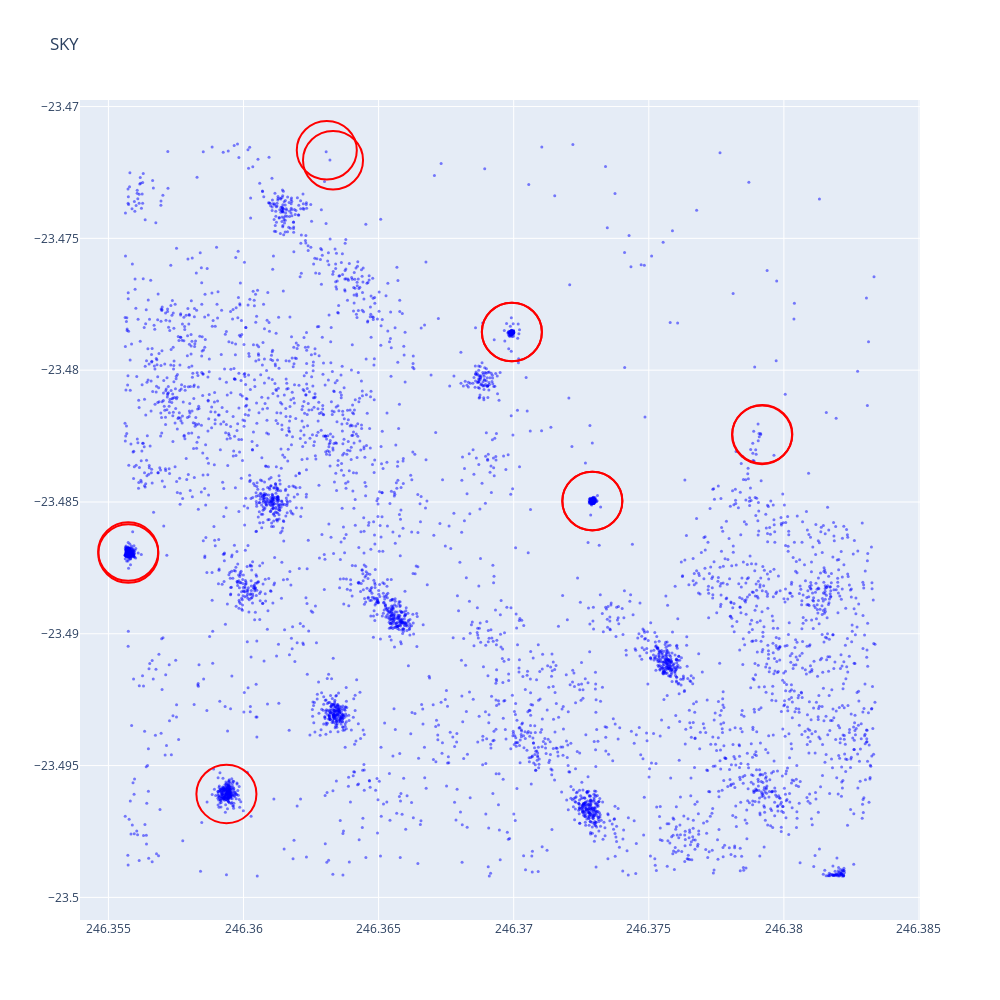
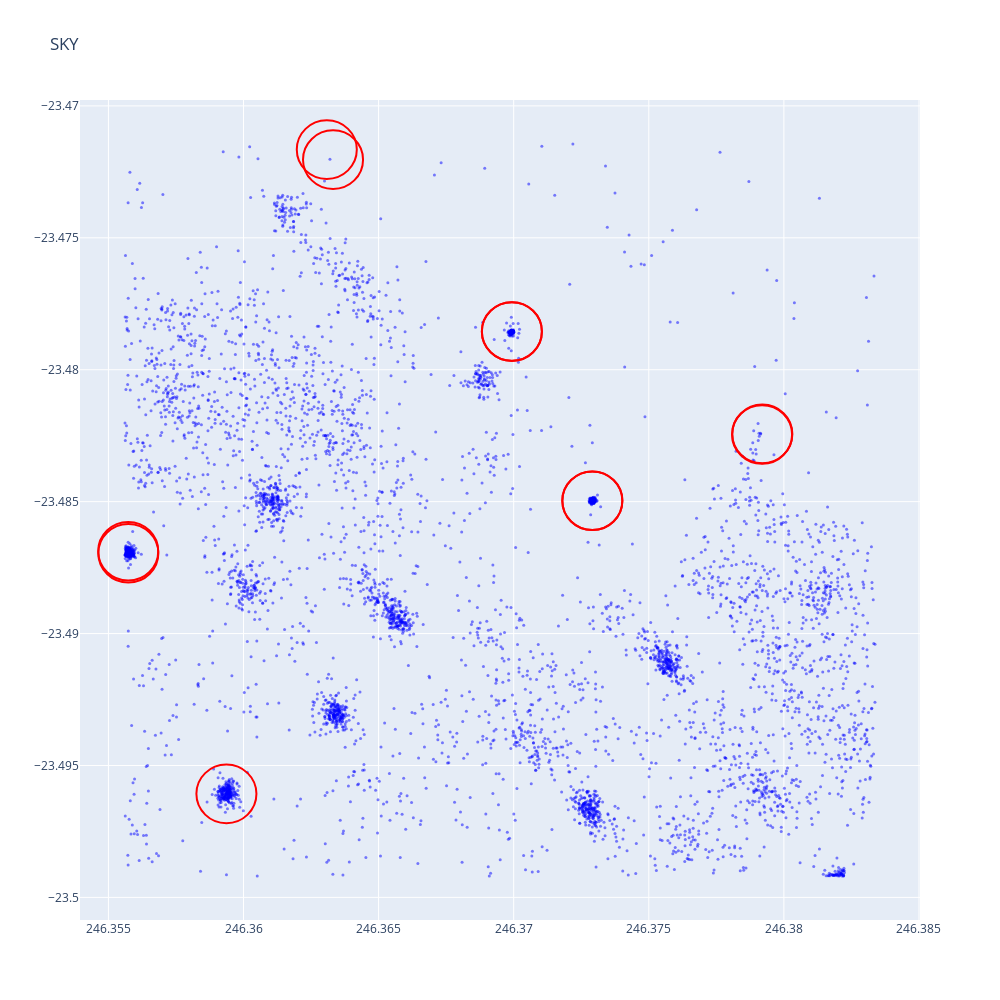
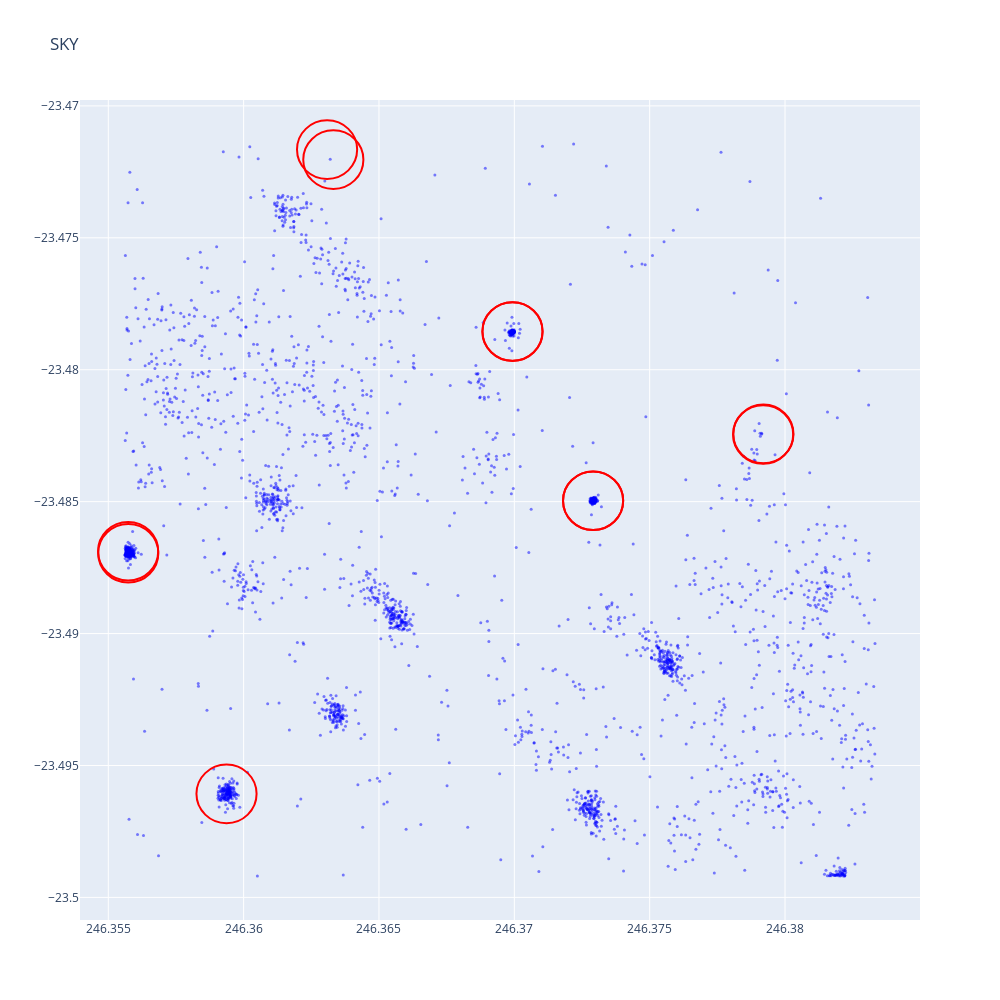

Notebook source saved alongside these figures, in order:
### Code cell
# FILTERS #
filtered_tbl = tbl.copy()
filtered_tbl = filtered_tbl[np.isnan(filtered_tbl["w1sigmpro"]) == False]
print("Initial pts: ", len(filtered_tbl))
xm_1 = xmatch_count(filtered_tbl, truth)
l1 = len(filtered_tbl)
print("Initial xmatch: ", xm_1)
plot(filtered_tbl)


# South Atlantic Anomaly and Chi-Squared - Deals with cosmic rays
# chi_quantile_regular = tbl["w1rchi2"].quantile(0.95) # Expected proportion of non-cosmic ray sources outside of the SAA
# chi_quantile_saa = tbl["w1rchi2"].quantile(0.8) # Expected proportion of non-cosmic ray sources inside the SAA
# # print(f"Chi-Squared Quantile (Regular): {chi_quantile_regular}")
# # print(f"Chi-Squared Quantile (SAA): {chi_quantile_saa}")

# chi_quantile = [chi_quantile_saa if saasep < 5.0 else chi_quantile_regular for saasep in filtered_tbl["saa_sep"]]
# filtered_tbl = filtered_tbl[filtered_tbl["w1rchi2"] < 8]
# print(f"Chi2 Filter: {l1} -> {len(filtered_tbl)} = {(len(filtered_tbl) - l1) / l1 * 100:.2f}%")
# print(f"{(xmatch_count(filtered_tbl, truth) - xm_1) / xm_1 * 100:.2f}% lost (xmatch)")
# plot(filtered_tbl)

# Real Detection

# Artifacts
criterion = np.array([flags[0].lower() != 'd' and flags[0] != 'P' and flags[0] != 'O' for flags in filtered_tbl["cc_flags"]])
filtered_tbl = filtered_tbl[criterion]
# filtered_tbl = filtered_tbl[filtered_tbl["cc_flags"] == "0000"]
print(f"Artifact Filter: {l1} -> {len(filtered_tbl)} = {(len(filtered_tbl) - l1) / l1 * 100:.2f}%")
print(f"{(xmatch_count(filtered_tbl, truth) - xm_1) / xm_1 * 100:.2f}% lost (xmatch)")
plot(filtered_tbl)

# SNR
filtered_tbl = filtered_tbl[filtered_tbl["w1snr"] > 4]
print(f"SNR Filter: {l1} -> {len(filtered_tbl)} = {(len(filtered_tbl) - l1) / l1 * 100:.2f}%")
print(f"{(xmatch_count(filtered_tbl, truth) - xm_1) / xm_1 * 100:.2f}% lost (xmatch)")
plot(filtered_tbl)

print("Final length: ", len(filtered_tbl))
print("Final xmatch: ", xmatch_count(filtered_tbl, truth))

### Figure 1 — Plotly figure (JSON) as saved in the notebook; plotly's stock layout.template omitted (floating-point values rounded to 4 significant figures; data arrays with more than 128 entries replaced by an {"elided": "..."} marker saying what was removed)
{"data": [{"marker": {"color": "blue", "opacity": 0.5, "size": 3}, "mode": "markers", "type": "scatter", "x": {"elided": "5266 float values"}, "y": {"elided": "5266 float values"}}], "layout": {"height": 1000, "shapes": [{"line": {"color": "red"}, "type": "circle", "x0": 246.4, "x1": 246.4, "y0": -23.47, "y1": -23.47}, {"line": {"color": "red"}, "type": "circle", "x0": 246.4, "x1": 246.4, "y0": -23.5, "y1": -23.49}, {"line": {"color": "red"}, "type": "circle", "x0": 246.4, "x1": 246.4, "y0": -23.49, "y1": -23.49}, {"line": {"color": "red"}, "type": "circle", "x0": 246.4, "x1": 246.4, "y0": -23.49, "y1": -23.48}, {"line": {"color": "red"}, "type": "circle", "x0": 246.4, "x1": 246.4, "y0": -23.48, "y1": -23.48}, {"line": {"color": "red"}, "type": "circle", "x0": 246.4, "x1": 246.4, "y0": -23.48, "y1": -23.48}, {"line": {"color": "red"}, "type": "circle", "x0": 246.4, "x1": 246.4, "y0": -23.47, "y1": -23.47}, {"line": {"color": "red"}, "type": "circle", "x0": 246.4, "x1": 246.4, "y0": -23.49, "y1": -23.49}, {"line": {"color": "red"}, "type": "circle", "x0": 246.4, "x1": 246.4, "y0": -23.49, "y1": -23.48}, {"line": {"color": "red"}, "type": "circle", "x0": 246.4, "x1": 246.4, "y0": -23.48, "y1": -23.48}, {"line": {"color": "red"}, "type": "circle", "x0": 246.4, "x1": 246.4, "y0": -23.48, "y1": -23.48}], "title": {"text": "SKY"}, "width": 1000}}

### Figure 2 — Plotly figure (JSON) as saved in the notebook; plotly's stock layout.template omitted (floating-point values rounded to 4 significant figures; data arrays with more than 128 entries replaced by an {"elided": "..."} marker saying what was removed)
{"data": [{"marker": {"color": "blue", "opacity": 0.5, "size": 3}, "mode": "markers", "type": "scatter", "x": {"elided": "5175 float values"}, "y": {"elided": "5175 float values"}}], "layout": {"height": 1000, "shapes": [{"line": {"color": "red"}, "type": "circle", "x0": 246.4, "x1": 246.4, "y0": -23.47, "y1": -23.47}, {"line": {"color": "red"}, "type": "circle", "x0": 246.4, "x1": 246.4, "y0": -23.5, "y1": -23.49}, {"line": {"color": "red"}, "type": "circle", "x0": 246.4, "x1": 246.4, "y0": -23.49, "y1": -23.49}, {"line": {"color": "red"}, "type": "circle", "x0": 246.4, "x1": 246.4, "y0": -23.49, "y1": -23.48}, {"line": {"color": "red"}, "type": "circle", "x0": 246.4, "x1": 246.4, "y0": -23.48, "y1": -23.48}, {"line": {"color": "red"}, "type": "circle", "x0": 246.4, "x1": 246.4, "y0": -23.48, "y1": -23.48}, {"line": {"color": "red"}, "type": "circle", "x0": 246.4, "x1": 246.4, "y0": -23.47, "y1": -23.47}, {"line": {"color": "red"}, "type": "circle", "x0": 246.4, "x1": 246.4, "y0": -23.49, "y1": -23.49}, {"line": {"color": "red"}, "type": "circle", "x0": 246.4, "x1": 246.4, "y0": -23.49, "y1": -23.48}, {"line": {"color": "red"}, "type": "circle", "x0": 246.4, "x1": 246.4, "y0": -23.48, "y1": -23.48}, {"line": {"color": "red"}, "type": "circle", "x0": 246.4, "x1": 246.4, "y0": -23.48, "y1": -23.48}], "title": {"text": "SKY"}, "width": 1000}}

### Figure 3 — Plotly figure (JSON) as saved in the notebook; plotly's stock layout.template omitted (floating-point values rounded to 4 significant figures; data arrays with more than 128 entries replaced by an {"elided": "..."} marker saying what was removed)
{"data": [{"marker": {"color": "blue", "opacity": 0.5, "size": 3}, "mode": "markers", "type": "scatter", "x": {"elided": "3032 float values"}, "y": {"elided": "3032 float values"}}], "layout": {"height": 1000, "shapes": [{"line": {"color": "red"}, "type": "circle", "x0": 246.4, "x1": 246.4, "y0": -23.47, "y1": -23.47}, {"line": {"color": "red"}, "type": "circle", "x0": 246.4, "x1": 246.4, "y0": -23.5, "y1": -23.49}, {"line": {"color": "red"}, "type": "circle", "x0": 246.4, "x1": 246.4, "y0": -23.49, "y1": -23.49}, {"line": {"color": "red"}, "type": "circle", "x0": 246.4, "x1": 246.4, "y0": -23.49, "y1": -23.48}, {"line": {"color": "red"}, "type": "circle", "x0": 246.4, "x1": 246.4, "y0": -23.48, "y1": -23.48}, {"line": {"color": "red"}, "type": "circle", "x0": 246.4, "x1": 246.4, "y0": -23.48, "y1": -23.48}, {"line": {"color": "red"}, "type": "circle", "x0": 246.4, "x1": 246.4, "y0": -23.47, "y1": -23.47}, {"line": {"color": "red"}, "type": "circle", "x0": 246.4, "x1": 246.4, "y0": -23.49, "y1": -23.49}, {"line": {"color": "red"}, "type": "circle", "x0": 246.4, "x1": 246.4, "y0": -23.49, "y1": -23.48}, {"line": {"color": "red"}, "type": "circle", "x0": 246.4, "x1": 246.4, "y0": -23.48, "y1": -23.48}, {"line": {"color": "red"}, "type": "circle", "x0": 246.4, "x1": 246.4, "y0": -23.48, "y1": -23.48}], "title": {"text": "SKY"}, "width": 1000}}
